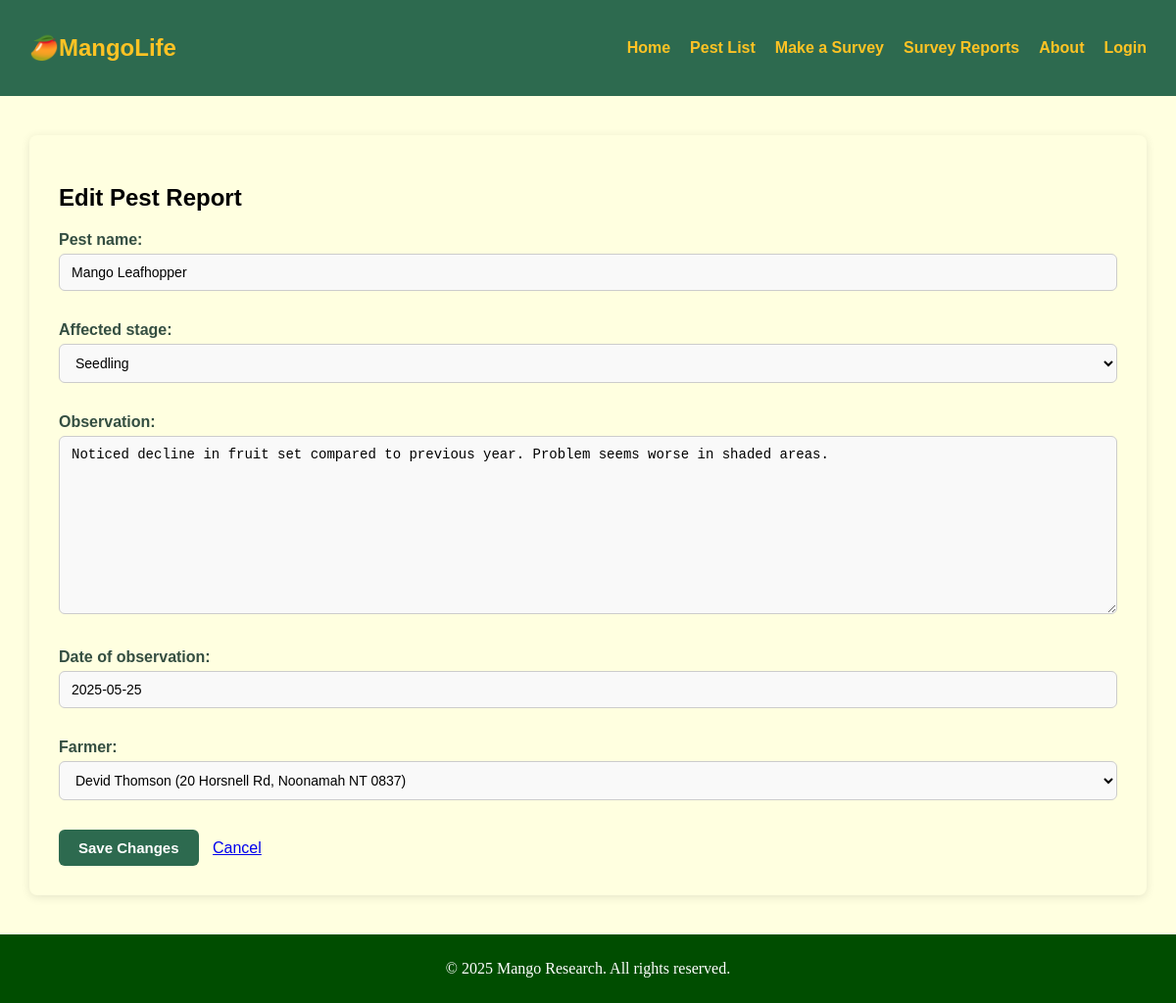
Screenshot of /survey_list/2/edit/ with the database file from the repository.
### mango_pests/models.py (models this page shows, shortened)
class PestReport(models.Model):
    farmer = models.ForeignKey(Farmer, on_delete=models.CASCADE, related_name='pest_reports', default=1)
    pest_name = models.CharField(max_length=100)
    date_of_observation = models.DateField(default=timezone.now)
    observation = models.TextField()
    severity_level = models.CharField(
        max_length=8,
        choices=[('Low','Low'), ('Medium','Medium'), ('High','High')],
        default='Low'
    )
    affected_stage = models.CharField(
        max_length=20,
        choices=[('Seedling','Seedling'), ('Vegetative','Vegetative'), ('Budding','Budding'),('Flowering','Flowering'), ('Fruiting','Fruiting'), ('Maturity','Maturity'), ('Harvest','Harvest')],default='Seedling')
    affected_plant_number = models.CharField(max_length=150, default='')
    symptoms = models.CharField(max_length=250, default='')
    image = models.ImageField(upload_to='pests/images/', blank=True, null=True)  # Make image optional
    submitted_at = models.DateTimeField(auto_now_add=True)

### mango_pests/views.py (the view)
# urls.py: path('survey_list/<int:pk>/edit/', PestReportUpdateView.as_view(), name='pestreport_edit'),
class PestReportUpdateView(UpdateView):
        model = PestReport
        template_name = 'mango_pests/edit.html'
        fields = ['pest_name', 'affected_stage', 'observation', 'date_of_observation', 'farmer']
        success_url = reverse_lazy('pestreport_list')

### mango_pests/models.py (called while the page is built)
    def __str__(self):
        return f"{self.full_name} ({self.location})"

### mango_pests/templates/mango_pests/edit.html (shortened to what this page needs)
{% extends "mango_pests/base.html" %}
{% block content %}
<div class="container">
    <h2>Edit Pest Report</h2>
    <form method="post">
        {{ form.as_p }}
        <button type="submit">Save Changes</button>
        <a href="{% url 'pestreport_list' %}">Cancel</a>
    </form>
</div>
{% endblock %}

### mango_pests/static/css/styles.css (style rules this page uses)
html, body { height: 100%; margin: 0; font-family: 'Poppins', sans-serif; background-color: lightyellow; }
.container { width: 90%; margin: 40px auto; background-color: lightyellow; padding: 30px; border-radius: 8px; box-shadow: 0 2px 10px rgba(0, 0, 0, 0.1); }
button { background-color: #40916c; color: white; padding: 10px 18px; border: none; border-radius: 4px; cursor: pointer; }
form p { margin-bottom: 15px; }
form label { font-weight: bold; color: #344e41; margin-bottom: 5px; display: block; }
form input, form textarea, form select { width: 100%; padding: 10px 12px; font-size: 14px; margin-bottom: 15px; border: 1px solid #ccc; border-radius: 6px; box-sizing: border-box; background-color: #f9f9f9; }
form button { background-color: #2d6a4f; color: white; padding: 10px 20px; font-size: 15px; font-weight: 600; border: none; border-radius: 6px; margin-right: 10px; cursor: pointer; transition: background-color 0.3s ease; }

### rows the page displays
PestReport: pest_name "Mango Leafhopper", affected_stage "Seedling", observation "Noticed decline in fruit set compared to previous year. Problem seems worse in shaded areas.", date_of_observation "2025-05-25", farmer "Devid Thomson (20 Horsnell Rd, Noonamah NT 0837)"
